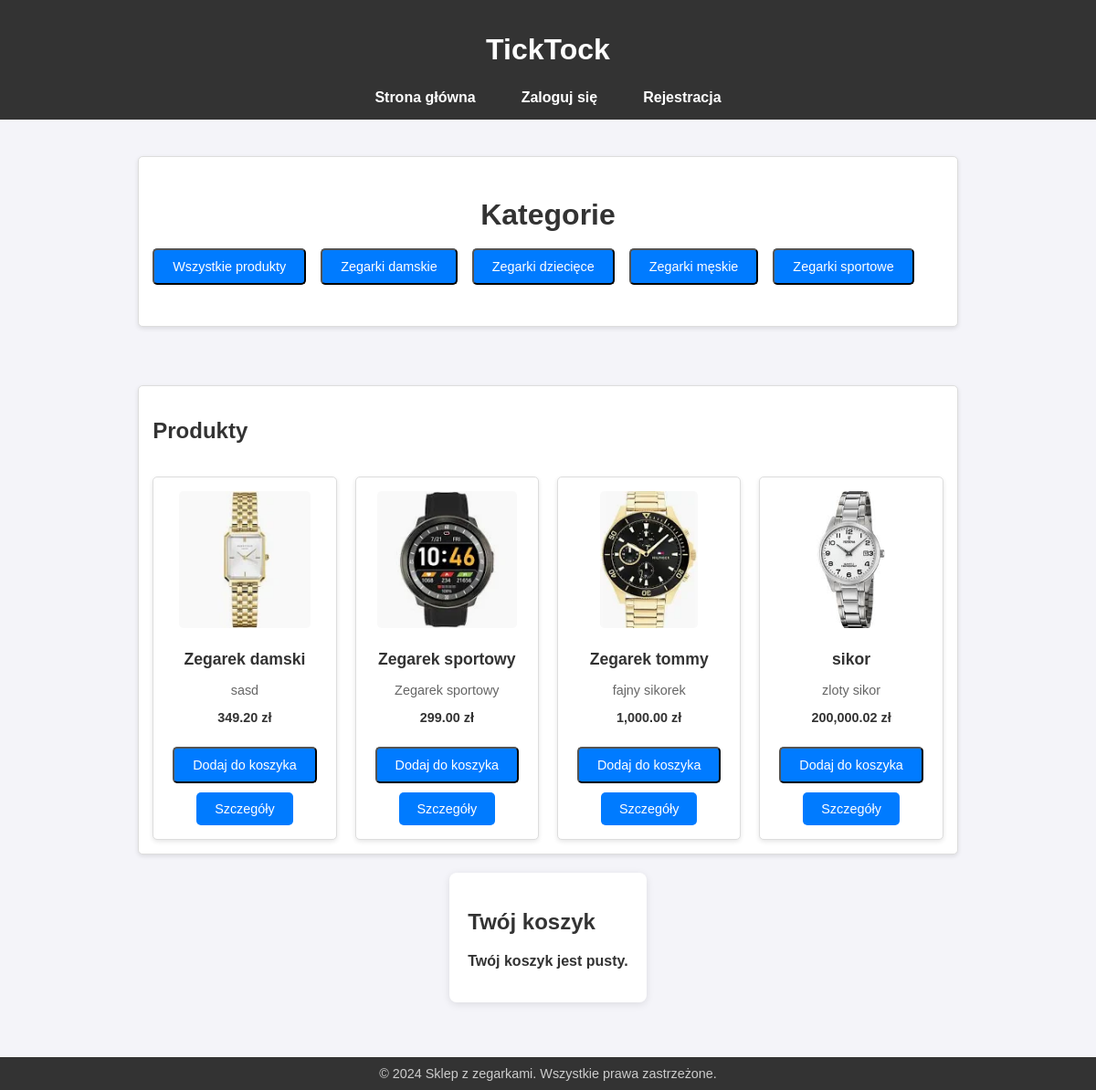
Before: / with the older database file.
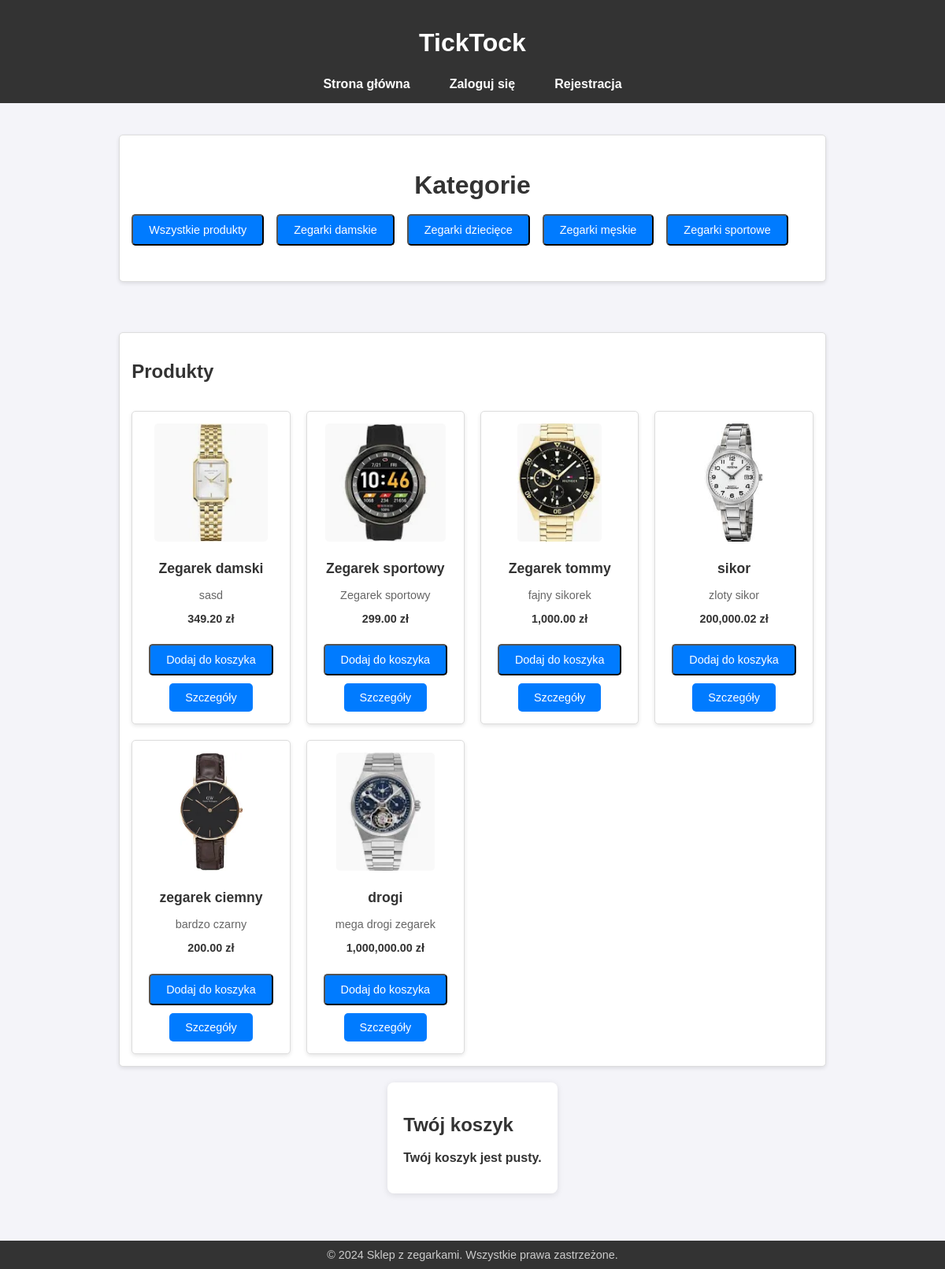
After: the same page with the newer database file.
### tables this page shows
CREATE TABLE `categories` (
  `id` int(11) NOT NULL,
  `name` varchar(255) NOT NULL
);

CREATE TABLE `products` (
  `id` int(11) NOT NULL,
  `name` varchar(255) NOT NULL,
  `description` text DEFAULT NULL,
  `price` decimal(10,2) NOT NULL,
  `image_path` varchar(255) DEFAULT 'uploads/default.png',
  `created_at` timestamp NOT NULL DEFAULT current_timestamp()
);

### index.php (the view, shortened to what this page needs)
<?php
require_once 'db_connection.php';
$stmt = $pdo->query("SELECT * FROM categories");
$categories = $stmt->fetchAll(PDO::FETCH_ASSOC);
$categoryId = isset($_GET['category_id']) ? $_GET['category_id'] : null;
if ($categoryId) {
    $stmt = $pdo->prepare("
        SELECT * FROM products
        WHERE id IN (
            SELECT product_id
            FROM product_categories
            WHERE category_id = :category_id
        )
    ");
    $stmt->execute(['category_id' => $categoryId]);
} else {
    $stmt = $pdo->query("SELECT * FROM products");
}
$products = $stmt->fetchAll(PDO::FETCH_ASSOC);
$cartItems = getCartItems($pdo);
?>
<!DOCTYPE html>
<html lang="pl">
<head>
    <link rel="stylesheet" href="styles.css">
</head>
<body>
<?php
require 'header.php';
?>
    <main >
        <div style="width: 100%; display: flex; flex-direction: column; gap: 0.5em; padding: 45px 15px; background-color: white; border: 1px solid #ddd; border-radius: 5px; box-shadow: 0 2px 5px rgba(0, 0, 0, 0.1); margin-bottom: 4em;">
            <h1 style="margin: 0; text-align: center;">Kategorie</h1>
            <div style="display: flex; flex-direction: row; gap: 1em;">
                <a href="index.php">
                    <button class="btn">Wszystkie produkty
                    </button>
                </a>
                <?php foreach ($categories as $category): ?>
                    <a href="index.php?category_id=<?= htmlspecialchars($category['id']) ?>">
                        <button class="btn">
                            <?= htmlspecialchars($category['name']) ?>
                        </button>
                    </a>
                <?php endforeach; ?>
            </div>
        </div>
        <div style="width: 100%; display: flex; flex-direction: column; gap: 1em; padding: 15px; background-color: white; border: 1px solid #ddd; border-radius: 5px; box-shadow: 0 2px 5px rgba(0, 0, 0, 0.1);">
            <h2>Produkty</h2>
            <?php if (!empty($products)): ?>
                <div class="product-list">
                    <?php foreach ($products as $product): ?>
                        <div class="product-item">
                            <img
                                src="<?= htmlspecialchars($product['image_path']) ?>"
                                alt="<?= htmlspecialchars($product['name']) ?>"
                                class="product-image">
                            <h3><?= htmlspecialchars($product['name']) ?></h3>
                            <p><?= htmlspecialchars($product['description']) ?></p>
                            <p><strong><?= number_format($product['price'], 2) ?> zł</strong></p>
                            <form method="POST">
                                <button type="submit" name="add_to_cart" class="btn">Dodaj do koszyka</button>
                            </form>
                            <a href="product_details.php?id=<?= $product['id'] ?>" class="btn">Szczegóły</a>
                        </div>
                    <?php endforeach; ?>
                </div>
            <?php else: ?>
                <p>Brak produktów w tej kategorii.</p>
            <?php endif; ?>
        </div>
        <div class="cart-section">
    <h2>Twój koszyk</h2>
    <?php if (!empty($cartItems)): ?>
        <ul class="cart-list">
            <?php foreach ($cartItems as $item): ?>
                <li class="cart-item">
                    <span><?= htmlspecialchars($item['name']) ?> - <?= number_format($item['price'], 2) ?> zł</span>
                    <form method="POST" style="display: inline;">
                        <input type="hidden" name="product_id" value="<?= $item['id'] ?>">
                        <button type="submit" name="remove_from_cart" class="btn">Usuń</button>
                    </form>
                </li>
            <?php endforeach; ?>
        </ul>
        <p><strong>Suma: <?= number_format(getCartTotal($pdo), 2) ?> zł</strong></p>
        <a href="order.php" class="btn">Złóż zamówienie</a>
    <?php else: ?>
        <p>Twój koszyk jest pusty.</p>
    <?php endif; ?>
</div>
    </main>
<?php
require 'footer.php';
?>
</body>
</html>

Changed rows visible on the page:
added products: image_path (picture), name "zegarek ciemny", description "bardzo czarny", price "200.00"
added products: image_path (picture), name "drogi", description "mega drogi zegarek", price "1,000,000.00"
